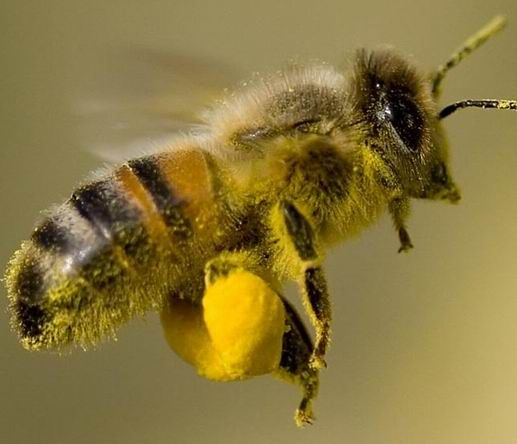
#> input picture Introduccion OpenCV/Imagenes/Abeja_2.jpeg, 517 x 444 px, given in place of the camera
$ python video_treal.py
#> lines starting #> are read from the running program, lines starting #| are printed output that depends on the picture; after the words box and inside, x2 and y2 are one past the last pixel; in counts of white or black regions, pixels touching at a corner belong together
#> further down, fotogramasVideo is the input picture: shape (444, 517, 3); mean B, G, R 62.2, 119.7, 137.3
import cv2
import numpy as np
import imutils

def Contornos(fotogramas,min,max,area_minima):
    # Conversion a HSV
#> called with min = array of shape (3,), max = array of shape (3,), area_minima = 30
    hsv = cv2.cvtColor(fotogramas, cv2.COLOR_BGR2HSV)
#> hsv: shape (444, 517, 3); mean H, S, V 23.1, 144.6, 137.3

    # Segmentacion de la imagen
    mascara = cv2.inRange(hsv,min, max)
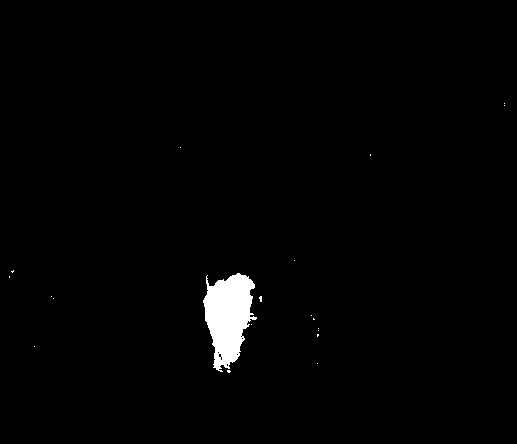
#> mascara: shape (444, 517); 1.5% white; 20 white regions (19 under 20 px)

    # Detectanto contornos a partir de la segmentacion
    lista_contornos, jerarquia = cv2.findContours(mascara, cv2.RETR_EXTERNAL, cv2.CHAIN_APPROX_SIMPLE)
#> lista_contornos = 20 contours, 19 with area under 20; largest, box (x1, y1, x2, y2) and area: (203, 273, 257, 372) 3184; jerarquia = 20 rows, first 6: [1, -1, -1, -1], [2, 0, -1, -1], [3, 1, -1, -1], [4, 2, -1, -1], [5, 3, -1, -1], [6, 4, -1, -1]
    # Ordenar los contornos
    lista_contornos = sorted(lista_contornos, key=cv2.contourArea, reverse=True)

    # Separar los contornos
    contornos_ok = []
    for cada_contorno in lista_contornos:
        area_contorno = len(cada_contorno)
        if area_contorno > area_minima:
            contornos_ok.append(cada_contorno)
#> this loop made 20 passes
#> area_contorno on pass 1: 179
#> after the loop, contornos_ok = 1 contour; box (x1, y1, x2, y2) and area: (203, 273, 257, 372) 3184

    # Ordenar los contornos de mayor a menor solo los que estan como ok
    ord_contornos = sorted(contornos_ok, key=cv2.contourArea, reverse=True)
#> ord_contornos has the same summary as contornos_ok

    # Regresamos la imagen en HSV, la lista de contornos que estan ok
    return (hsv, lista_contornos, ord_contornos)

video = cv2.VideoCapture(0)

while True:
    ret,fotogramasVideo = video.read()
    min = np.array([0,111,229])
    max = np.array([179,255,255])

    hsv,_,contornos = Contornos(fotogramasVideo,min,max,30)
#> contornos has the same summary as contornos_ok in Contornos
    if len(contornos)>0:
        x,y,w,h = cv2.boundingRect(contornos[0])
#> x = 203; y = 273; w = 54; h = 99
        cv2.rectangle(fotogramasVideo,(x,y),(x+w,y+h),(255,0,255),3)
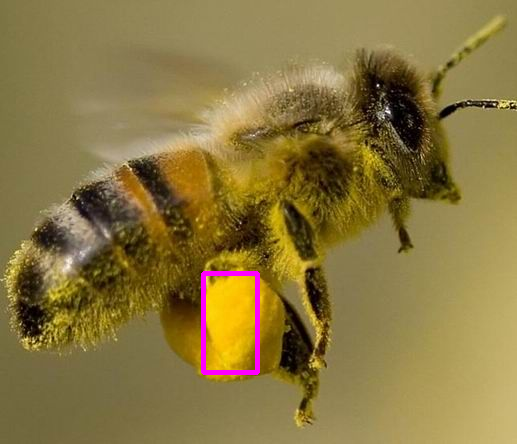
#> fotogramasVideo: shape (444, 517, 3); 0.66% of pixels changed, all inside (x1, y1, x2, y2) = (201, 271, 260, 375)
        #cv2.drawContours(fotogramasVideo, contornos, -1, (8,246,255), 1)

    cv2.imshow("Video",fotogramasVideo)
    cv2.imshow("HSV",hsv)

    if cv2.waitKey(30) & 0xFF == ord('q'):
#> (key q is pressed here)
        break


video.release()
#> (the run stopped early here; a loop or call above may not have finished)
